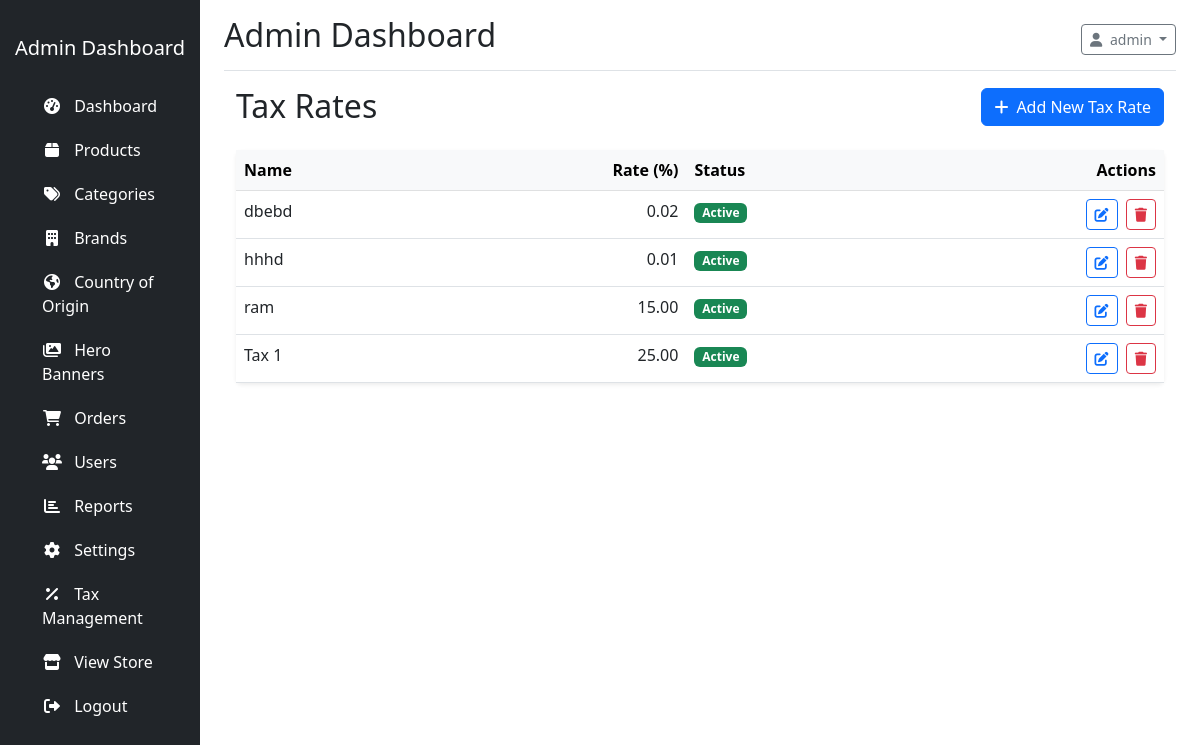
/?controller=tax&action=index (signed in), run on an earlier commit of the app's database.
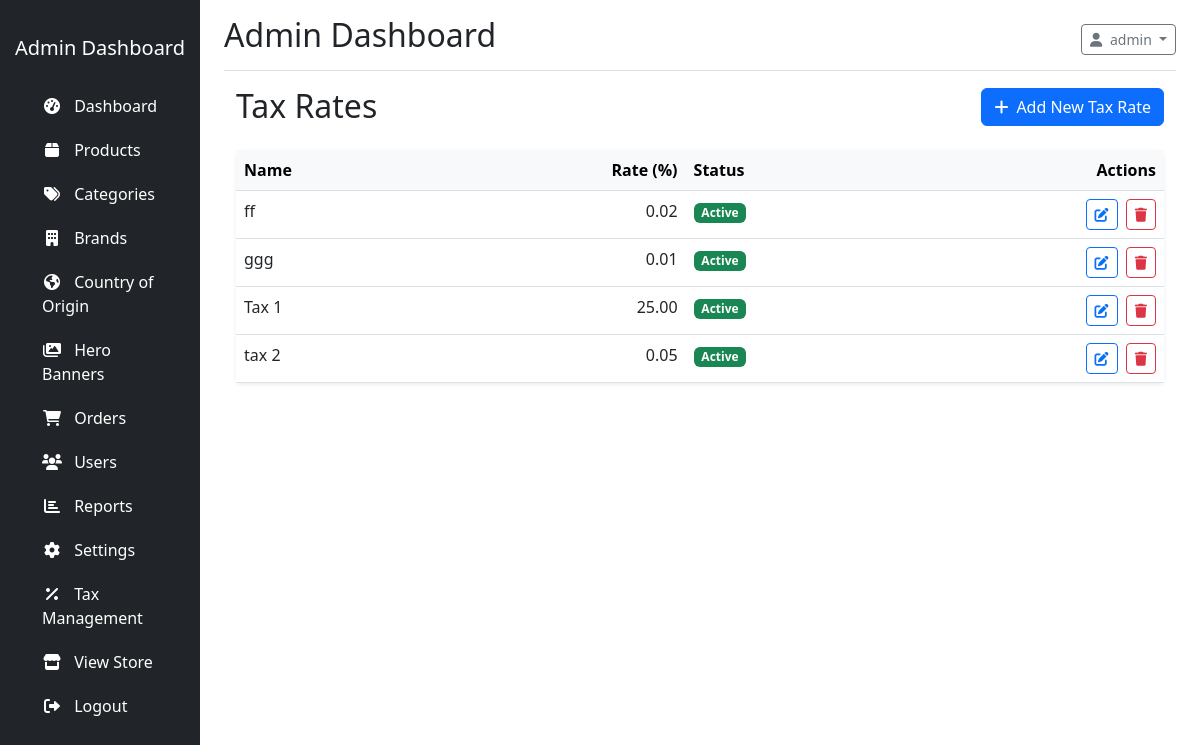
And on a later commit of the database.
### tables this page shows
CREATE TABLE IF NOT EXISTS `tax_rates` (
  `id` int NOT NULL AUTO_INCREMENT,
  `name` varchar(100) NOT NULL,
  `rate` decimal(10,2) NOT NULL,
  `is_active` tinyint(1) DEFAULT '1',
  `created_at` timestamp NULL DEFAULT CURRENT_TIMESTAMP,
  `updated_at` timestamp NULL DEFAULT CURRENT_TIMESTAMP ON UPDATE CURRENT_TIMESTAMP,
  PRIMARY KEY (`id`)
);

### app/controllers/TaxController.php (called while the page is built, shortened)
<?php
class TaxController extends Controller {
    private $taxModel;
    public function __construct() {
        $this->taxModel = $this->model('TaxModel');
        $this->taxModel->createTable();
        $this->taxModel->ensureTaxRatesExist();
    }
    public function index() {
        $data = [
            'taxRates' => $this->taxModel->getTaxRates()
        ];
        $this->view('admin/tax/index', $data);
    }
}

### config/database.php (called while the page is built, shortened)
<?php
class Database {
    private $host = DB_HOST;
    private $user = DB_USER;
    private $pass = DB_PASS;
    private $dbname = DB_NAME;
    private $conn;
    private $stmt;
    public function __construct() {
        $dsn = 'mysql:host=' . $this->host . ';dbname=' . $this->dbname;
        $options = array(
            PDO::ATTR_PERSISTENT => true,
            PDO::ATTR_ERRMODE => PDO::ERRMODE_EXCEPTION,
            PDO::ATTR_DEFAULT_FETCH_MODE => PDO::FETCH_ASSOC,
            PDO::ATTR_EMULATE_PREPARES => false
        );
        try {
            $this->conn = new PDO($dsn, $this->user, $this->pass, $options);
        } catch(PDOException $e) {
            $this->error = $e->getMessage();
        }
    }
    public function query($query) {
        $this->stmt = null;
        try {
            $this->stmt = $this->conn->prepare($query);
            return true;
        } catch(PDOException $e) {
            $this->error = $e->getMessage();
            error_log('PDO Query Error: ' . $this->error . ' - Query: ' . $query);
            throw $e;
        }
    }
    public function bind($param, $value, $type = null) {
        if(is_null($type)) {
            switch(true) {
                case is_int($value):
                    $type = PDO::PARAM_INT;
                    break;
            }
        }
        try {
            $result = $this->stmt->bindValue($param, $value, $type);
            return true;
        } catch(PDOException $e) {
            $this->error = $e->getMessage();
            error_log('PDO Bind Error: ' . $this->error . ' - Param: ' . $param);
            return false;
        }
    }
    public function execute() {
        try {
            return $this->stmt->execute();
        } catch(PDOException $e) {
            $this->error = $e->getMessage();
            error_log('Execute Error: ' . $this->error);
            return false;
        }
    }
    public function resultSet() {
        try {
            if(!$this->execute()) {
                return [];
            }
            return $this->stmt->fetchAll();
        } catch(PDOException $e) {
            $this->error = $e->getMessage();
            error_log('ResultSet Error: ' . $this->error);
            return [];
        }
    }
}

### app/models/TaxModel.php (called while the page is built, shortened)
<?php
class TaxModel {
    private $db;
    private $table = 'tax_rates';
    public function __construct() {
        $this->db = new Database;
    }
    public function getTaxRates($activeOnly = true) {
        $sql = 'SELECT * FROM ' . $this->table;
        $params = [];
        if ($activeOnly) {
            $sql .= ' WHERE is_active = :is_active';
            $params[':is_active'] = 1;
        }
        $sql .= ' ORDER BY name ASC';
        $this->db->query($sql);
        foreach ($params as $key => $value) {
            $this->db->bind($key, $value);
        }
        $results = $this->db->resultSet();
        if (is_array($results)) {
            return array_map(function($item) {
                return (object)$item;
            }, $results);
        }
        return [];
    }
    public function createTable() {
        $sql = "CREATE TABLE IF NOT EXISTS " . $this->table . " (
            id INT(11) AUTO_INCREMENT PRIMARY KEY,
            name VARCHAR(100) NOT NULL,
            rate DECIMAL(10,2) NOT NULL,
            is_active TINYINT(1) DEFAULT 1,
            created_at TIMESTAMP DEFAULT CURRENT_TIMESTAMP,
            updated_at TIMESTAMP DEFAULT CURRENT_TIMESTAMP ON UPDATE CURRENT_TIMESTAMP
        ) ENGINE=InnoDB DEFAULT CHARSET=utf8mb4;";
        $this->db->query($sql);
        $this->db->execute();
    }
    public function ensureTaxRatesExist() {
        try {
            $this->db->query('SHOW TABLES LIKE "' . $this->table . '"');
            $tableExists = $this->db->resultSet();
            if (empty($tableExists)) {
                $this->createTable();
                $this->db->query('INSERT INTO ' . $this->table . ' (name, rate, is_active) VALUES (\'Standard Tax\', 0.00, 1)');
                $this->db->execute();
            } else {
                $this->db->query('SELECT COUNT(*) as count FROM ' . $this->table . ' WHERE is_active = 1');
            }
        } catch (Exception $e) {
            error_log('Error in ensureTaxRatesExist: ' . $e->getMessage());
            try {
                $this->createTable();
                $this->db->query('INSERT INTO ' . $this->table . ' (name, rate, is_active) VALUES (\'Standard Tax\', 0.00, 1)');
                $this->db->execute();
            } catch (Exception $e) {
                error_log('Error creating tax_rates table: ' . $e->getMessage());
            }
        }
    }
}

### app/views/admin/tax/index.php (the view, shortened to what the changed rows need)
<?php require_once APP_PATH . 'views/admin/layouts/header.php'; ?>
<div class="container-fluid">
    <div class="row">
        <div class="col-md-12">
            <div class="d-flex justify-content-between align-items-center mb-4">
                <h2 class="mb-0">Tax Rates</h2>
            </div>
            <div class="card shadow-sm">
                <div class="card-body p-0">
                    <?php if (empty($data['taxRates'])): ?>
                        <div class="text-center p-4">
                            <p class="text-muted mb-0">No tax rates found. Add your first tax rate to get started.</p>
                        </div>
                    <?php else: ?>
                        <div class="table-responsive">
                            <table class="table table-hover mb-0">
                                <thead class="table-light">
                                    <tr>
                                        <th>Name</th>
                                        <th class="text-end">Rate (%)</th>
                                        <th>Status</th>
                                        <th class="text-end">Actions</th>
                                    </tr>
                                </thead>
                                <tbody>
                                    <?php foreach ($data['taxRates'] as $taxRate): ?>
                                        <tr>
                                            <td><?php echo htmlspecialchars($taxRate->name); ?></td>
                                            <td class="text-end"><?php echo number_format($taxRate->rate, 2); ?></td>
                                            <td>
                                                <span class="badge bg-<?php echo $taxRate->is_active ? 'success' : 'secondary'; ?>">
                                                    <?php echo $taxRate->is_active ? 'Active' : 'Inactive'; ?>
                                                </span>
                                            </td>
                                            <td class="text-end">
                                                <a href="<?php echo BASE_URL; ?>?controller=tax&action=edit&id=<?php echo $taxRate->id; ?>"
                                                   class="btn btn-sm btn-outline-primary me-1"
                                                   title="Edit">
                                                    <i class="fas fa-edit"></i>
                                                </a>
                                                <form action="<?php echo BASE_URL; ?>?controller=tax&action=delete&id=<?php echo $taxRate->id; ?>"
                                                      method="POST"
                                                      class="d-inline"
                                                      onsubmit="return confirm('Are you sure you want to delete this tax rate?');">
                                                    <button type="submit" class="btn btn-sm btn-outline-danger" title="Delete">
                                                        <i class="fas fa-trash"></i>
                                                    </button>
                                                </form>
                                            </td>
                                        </tr>
                                    <?php endforeach; ?>
                                </tbody>
                            </table>
                        </div>
                    <?php endif; ?>
                </div>
            </div>
        </div>
    </div>
</div>
<?php require_once APP_PATH . 'views/admin/layouts/footer.php'; ?>

What changed in the data, as far as the page shows it:
no longer on this page (row edited): tax_rates: name "dbebd", rate "0.02", is_active "Active"
no longer on this page (row edited): tax_rates: name "hhhd", rate "0.01", is_active "Active"
no longer on this page (row edited): tax_rates: name "ram", rate "15.00", is_active "Active"
added tax_rates: name "ff", rate "0.02", is_active "Active"
added tax_rates: name "ggg", rate "0.01", is_active "Active"
added tax_rates: name "tax 2", rate "0.05", is_active "Active"
